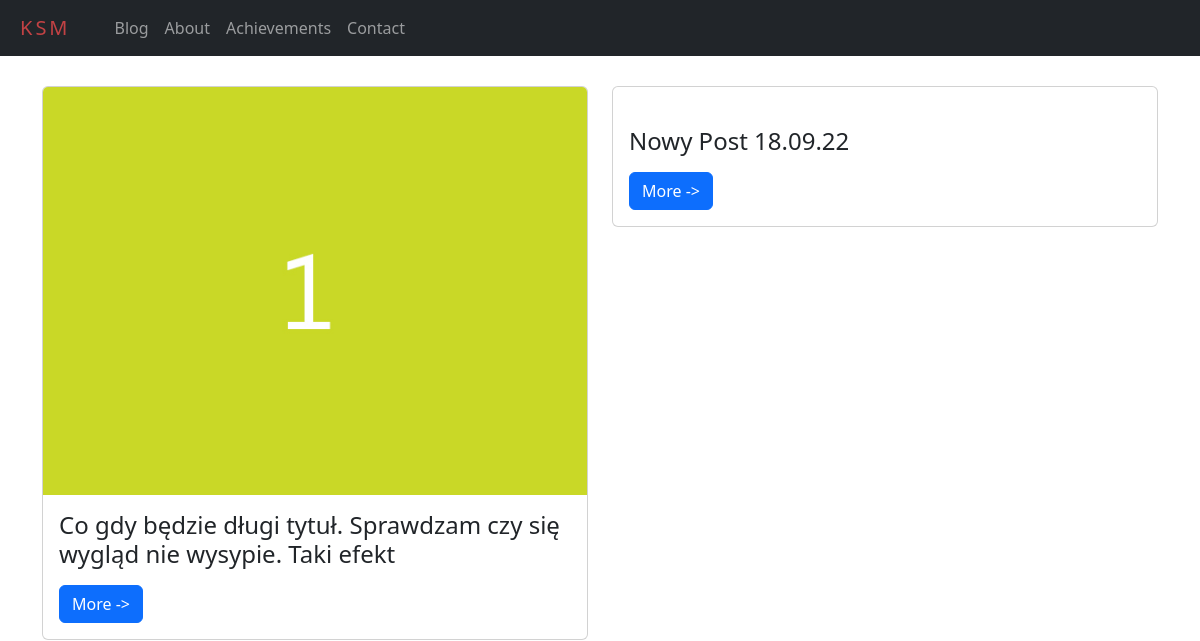
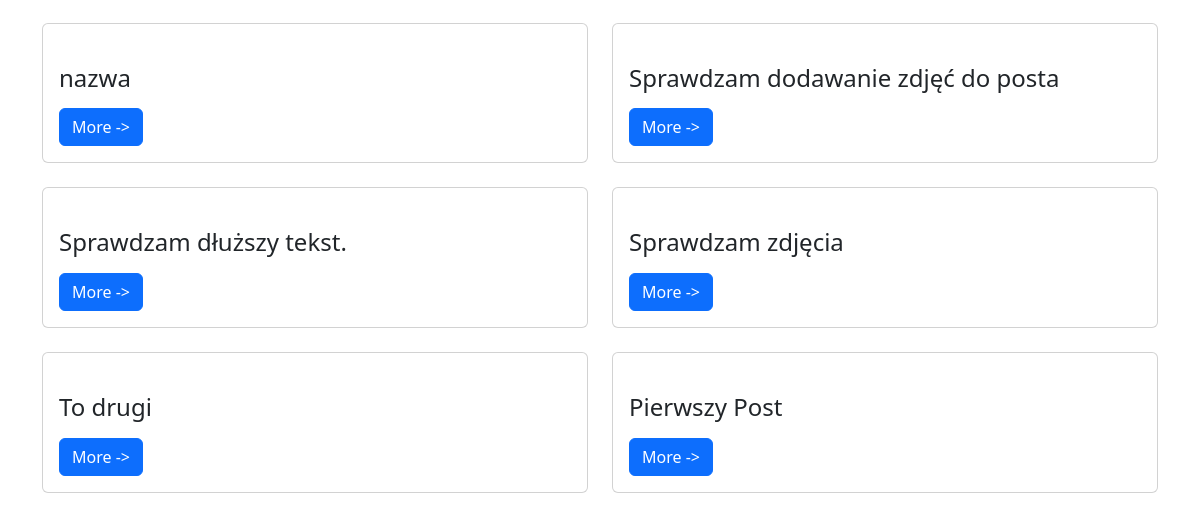
Before: / with the older database file (2 pictures, top to bottom).
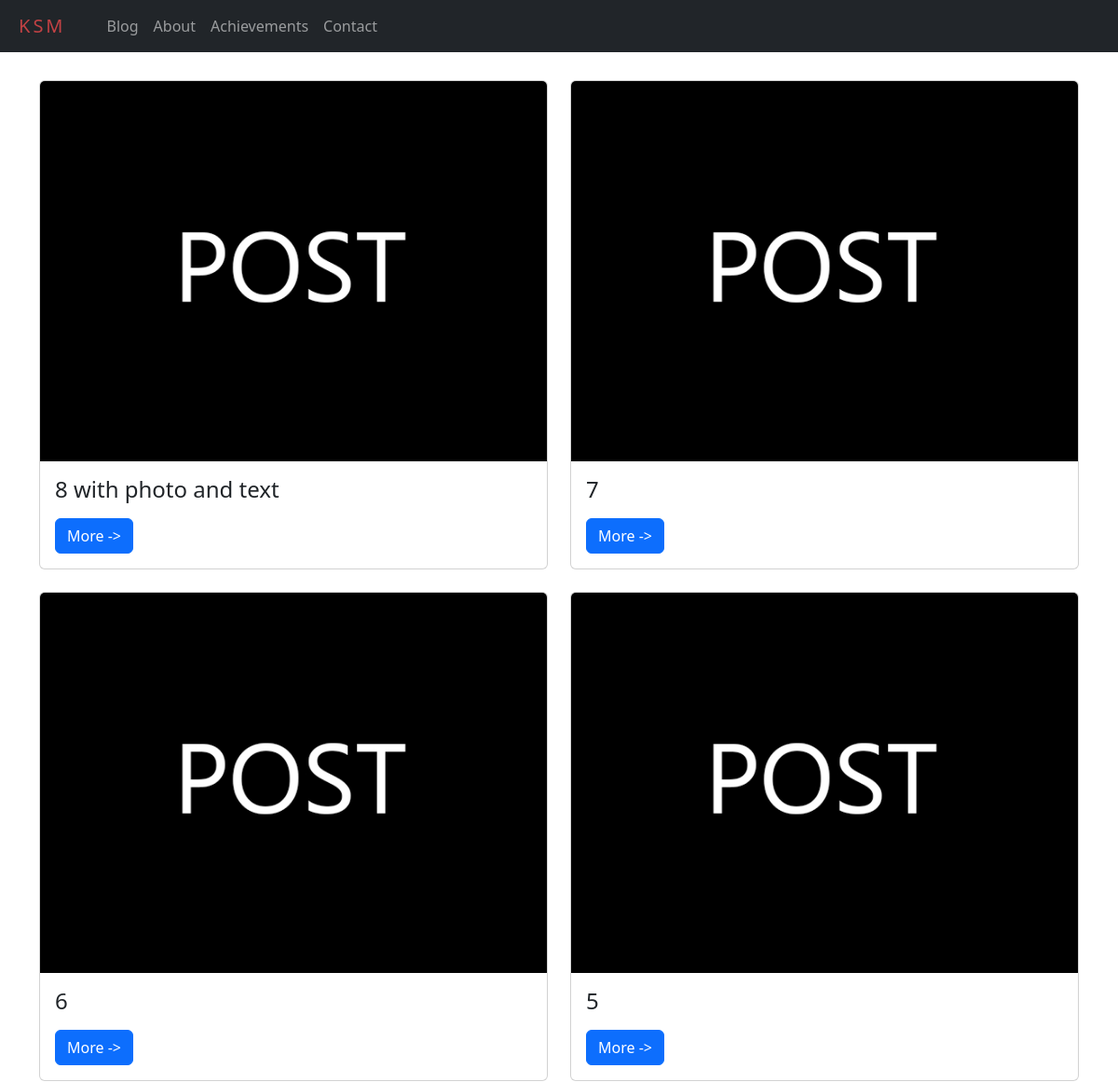
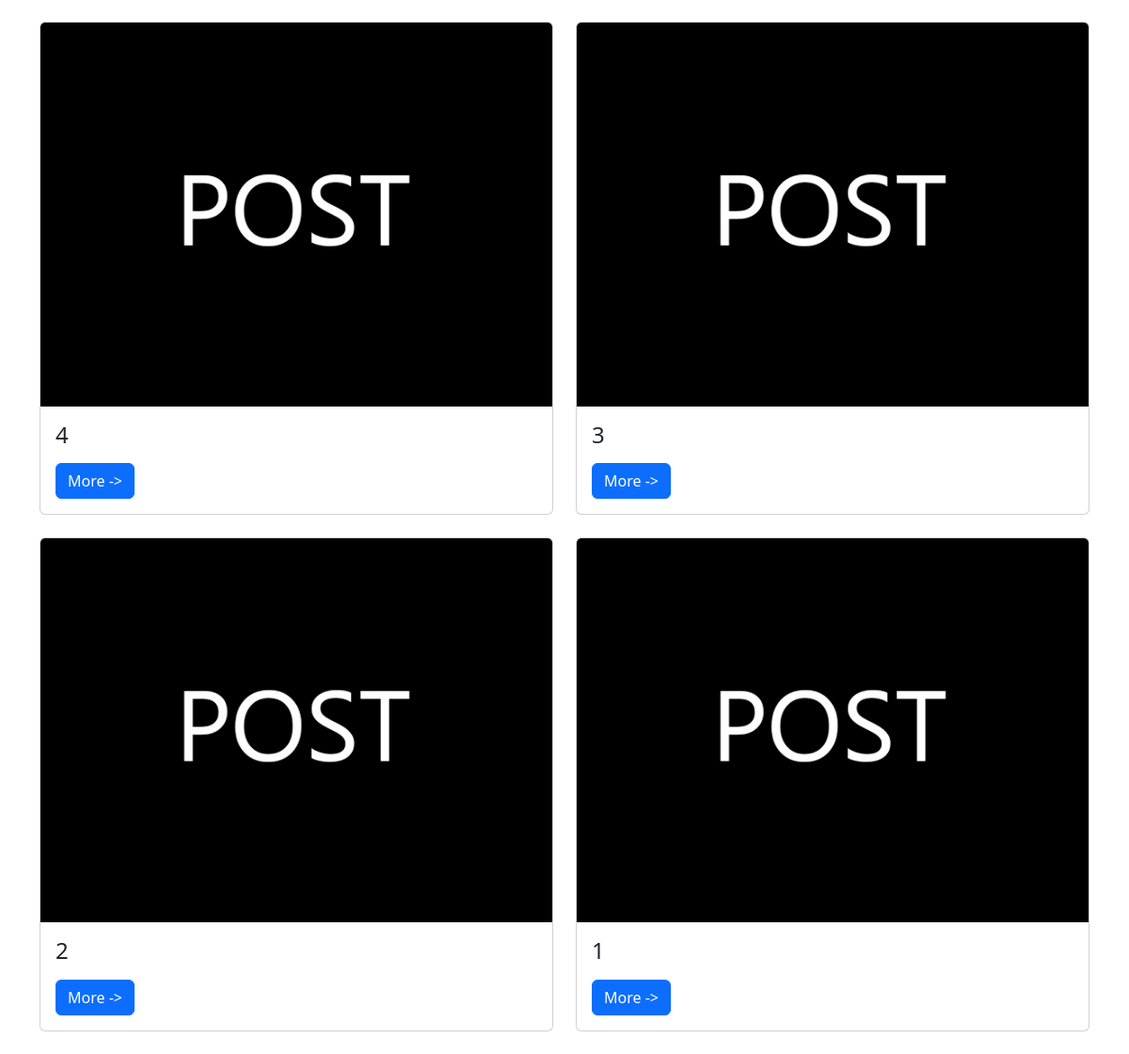
After: the same page with the newer database file (2 pictures, top to bottom).
### theblog/models.py (models this page shows, shortened)
class Post(models.Model):
    title = models.CharField(max_length=255)
    author = models.ForeignKey(User, on_delete=models.CASCADE)
    body = RichTextField(blank=True, null=True)
    image = models.ImageField(blank=True)

### theblog/views.py (the view)
# urls.py: path('', views.blog_view, name='home' ),
def blog_view(request):
    posts = Post.objects.all()
    return render(request, 'home.html', {'posts':posts})

### theblog/templates/home.html (shortened to what this page needs)
{% extends "base.html" %}
{% block content %}
<div class="row row-cols-1 row-cols-md-2">
    {% for post in posts reversed %}
    <div class="col mb-4">
      <div class="card">
        <div class="view overlay">
          <img class="card-img-top" src="{{post.image.url}}" alt="">
        </div>
        <div class="card-body">
          <h4 class="card-title">{{post.title}}</h4>
          <a href="{% url 'article-detail' post.id %}" class="btn btn-primary btn-md">More -></a>
        </div>
      </div>
    </div>
    {% endfor %}
  </div>
{% endblock %}

### theblog/templates/base.html (shortened to what this page needs)
<!DOCTYPE html>
<html>
    <head>
        <link href="https://cdn.jsdelivr.net/npm/bootstrap@5.2.1/dist/css/bootstrap.min.css" rel="stylesheet">
    </head>
    <body>
<nav class="navbar navbar-dark bg-dark navbar-expand-md">
    <a href="#" class="navbar-brand">KSM</a>
    <div class="navbar-collapse collapse" id="navbar">
        <ul class="navbar-nav">
            <li class="nav-item"><a href="{% url 'home' %}" class="nav-link">Blog</a></li>
            <li class="nav-item"><a href="{% url 'about' %}" class="nav-link">About</a></li>
            <li class="nav-item"><a href="{% url 'achievements' %}" class="nav-link">Achievements</a></li>
            <li class="nav-item"><a href="{% url 'contact' %}" class="nav-link">Contact</a></li>
        </ul>
    </div>
</nav>
<div class="container main">
    {% block content %}{% endblock%}
    </div>
    </body>
</html>

### theblog/templates/base.html (style rules this page uses)
.container.main { margin-top:30px; // background-color:red }
.navbar-brand { padding-left: 20px; letter-spacing: 3px; color: #c24244; }
.navbar-nav { padding-left: 20px; }

Changed rows visible on the page:
removed Post: image (picture), title "Co gdy będzie długi tytuł. Sprawdzam czy się wygląd nie wysypie. Taki efekt"
removed Post: title "Nowy Post 18.09.22"
removed Post: title "Sprawdzam dodawanie zdjęć do posta"
removed Post: title "Sprawdzam dłuższy tekst."
removed Post: title "To drugi"
added Post: image (picture), title "8 with photo and text"
added Post: image (picture), title "7"
changed Post (number 3 of 8 on the later page): image: picture added; title "nazwa" → "6"
added Post: image (picture), title "5"
added Post: image (picture), title "4"
changed Post (number 6 of 8 on the later page): image: picture added; title "Sprawdzam zdjęcia" → "3"
added Post: image (picture), title "2"
changed Post (number 8 of 8 on the later page): image: picture added; title "Pierwszy Post" → "1"
